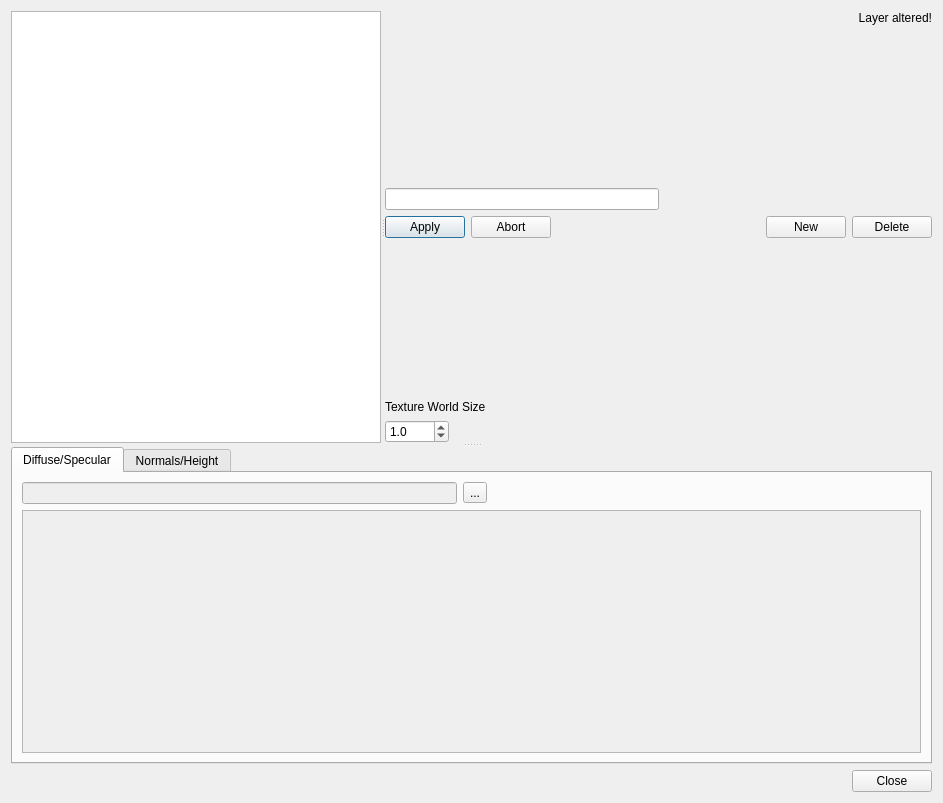
<?xml version="1.0" encoding="UTF-8"?>
<ui version="4.0">
 <class>LayerEditor</class>
 <widget class="QDialog" name="LayerEditor">
  <property name="geometry">
   <rect>
    <x>0</x>
    <y>0</y>
    <width>943</width>
    <height>803</height>
   </rect>
  </property>
  <property name="windowTitle">
   <string>Layer Editor</string>
  </property>
  <layout class="QVBoxLayout" name="verticalLayout_5">
   <item>
    <widget class="QSplitter" name="splitter_3">
     <property name="orientation">
      <enum>Qt::Vertical</enum>
     </property>
     <property name="childrenCollapsible">
      <bool>false</bool>
     </property>
     <widget class="QSplitter" name="splitter">
      <property name="sizePolicy">
       <sizepolicy hsizetype="Expanding" vsizetype="Preferred">
        <horstretch>0</horstretch>
        <verstretch>0</verstretch>
       </sizepolicy>
      </property>
      <property name="orientation">
       <enum>Qt::Horizontal</enum>
      </property>
      <widget class="QListView" name="layerList"/>
      <widget class="QWidget" name="layoutWidget">
       <layout class="QVBoxLayout" name="verticalLayout">
        <item>
         <widget class="QLabel" name="alterationIndicator">
          <property name="enabled">
           <bool>true</bool>
          </property>
          <property name="text">
           <string>Layer altered!</string>
          </property>
          <property name="alignment">
           <set>Qt::AlignRight|Qt::AlignTrailing|Qt::AlignVCenter</set>
          </property>
         </widget>
        </item>
        <item>
         <spacer name="verticalSpacer">
          <property name="orientation">
           <enum>Qt::Vertical</enum>
          </property>
          <property name="sizeHint" stdset="0">
           <size>
            <width>20</width>
            <height>40</height>
           </size>
          </property>
         </spacer>
        </item>
        <item>
         <layout class="QHBoxLayout" name="horizontalLayout_2">
          <item>
           <widget class="QLineEdit" name="layerName">
            <property name="text">
             <string/>
            </property>
           </widget>
          </item>
          <item>
           <spacer name="horizontalSpacer_2">
            <property name="orientation">
             <enum>Qt::Horizontal</enum>
            </property>
            <property name="sizeHint" stdset="0">
             <size>
              <width>40</width>
              <height>20</height>
             </size>
            </property>
           </spacer>
          </item>
         </layout>
        </item>
        <item>
         <layout class="QHBoxLayout" name="horizontalLayout">
          <item>
           <widget class="QPushButton" name="apply">
            <property name="text">
             <string>Apply</string>
            </property>
           </widget>
          </item>
          <item>
           <widget class="QPushButton" name="abort">
            <property name="text">
             <string>Abort</string>
            </property>
           </widget>
          </item>
          <item>
           <spacer name="horizontalSpacer_6">
            <property name="orientation">
             <enum>Qt::Horizontal</enum>
            </property>
            <property name="sizeHint" stdset="0">
             <size>
              <width>40</width>
              <height>20</height>
             </size>
            </property>
           </spacer>
          </item>
          <item>
           <widget class="QPushButton" name="newLayerButton">
            <property name="text">
             <string>New</string>
            </property>
           </widget>
          </item>
          <item>
           <widget class="QPushButton" name="deleteButton">
            <property name="text">
             <string>Delete</string>
            </property>
           </widget>
          </item>
         </layout>
        </item>
        <item>
         <spacer name="verticalSpacer_3">
          <property name="orientation">
           <enum>Qt::Vertical</enum>
          </property>
          <property name="sizeHint" stdset="0">
           <size>
            <width>20</width>
            <height>40</height>
           </size>
          </property>
         </spacer>
        </item>
        <item>
         <layout class="QVBoxLayout" name="verticalLayout_2">
          <item>
           <widget class="QLabel" name="label_2">
            <property name="text">
             <string>Texture World Size</string>
            </property>
           </widget>
          </item>
          <item>
           <layout class="QHBoxLayout" name="horizontalLayout_3">
            <item>
             <widget class="QDoubleSpinBox" name="textureScale">
              <property name="decimals">
               <number>1</number>
              </property>
              <property name="maximum">
               <double>1000.000000000000000</double>
              </property>
              <property name="value">
               <double>1.000000000000000</double>
              </property>
             </widget>
            </item>
            <item>
             <spacer name="horizontalSpacer_3">
              <property name="orientation">
               <enum>Qt::Horizontal</enum>
              </property>
              <property name="sizeHint" stdset="0">
               <size>
                <width>40</width>
                <height>20</height>
               </size>
              </property>
             </spacer>
            </item>
           </layout>
          </item>
         </layout>
        </item>
       </layout>
      </widget>
     </widget>
     <widget class="QTabWidget" name="tabWidget">
      <property name="currentIndex">
       <number>0</number>
      </property>
      <widget class="QWidget" name="tab">
       <attribute name="title">
        <string>Diffuse/Specular</string>
       </attribute>
       <layout class="QVBoxLayout" name="verticalLayout_3">
        <item>
         <layout class="QHBoxLayout" name="horizontalLayout_5">
          <item>
           <widget class="QLineEdit" name="diffuseTextureName">
            <property name="enabled">
             <bool>false</bool>
            </property>
           </widget>
          </item>
          <item>
           <widget class="QToolButton" name="diffuseTextureButton">
            <property name="text">
             <string>...</string>
            </property>
           </widget>
          </item>
          <item>
           <spacer name="horizontalSpacer_4">
            <property name="orientation">
             <enum>Qt::Horizontal</enum>
            </property>
            <property name="sizeHint" stdset="0">
             <size>
              <width>40</width>
              <height>20</height>
             </size>
            </property>
           </spacer>
          </item>
         </layout>
        </item>
        <item>
         <widget class="QScrollArea" name="scrollArea">
          <property name="widgetResizable">
           <bool>true</bool>
          </property>
          <widget class="QWidget" name="diffusePreview">
           <property name="geometry">
            <rect>
             <x>0</x>
             <y>0</y>
             <width>901</width>
             <height>224</height>
            </rect>
           </property>
          </widget>
         </widget>
        </item>
       </layout>
      </widget>
      <widget class="QWidget" name="tab_2">
       <attribute name="title">
        <string>Normals/Height</string>
       </attribute>
       <layout class="QVBoxLayout" name="verticalLayout_4">
        <item>
         <layout class="QHBoxLayout" name="horizontalLayout_6">
          <item>
           <widget class="QLineEdit" name="normalmapName">
            <property name="enabled">
             <bool>false</bool>
            </property>
           </widget>
          </item>
          <item>
           <widget class="QToolButton" name="normalmapButton">
            <property name="text">
             <string>...</string>
            </property>
           </widget>
          </item>
          <item>
           <spacer name="horizontalSpacer_5">
            <property name="orientation">
             <enum>Qt::Horizontal</enum>
            </property>
            <property name="sizeHint" stdset="0">
             <size>
              <width>40</width>
              <height>20</height>
             </size>
            </property>
           </spacer>
          </item>
         </layout>
        </item>
        <item>
         <widget class="QScrollArea" name="scrollArea_2">
          <property name="widgetResizable">
           <bool>true</bool>
          </property>
          <widget class="QWidget" name="normalPreview">
           <property name="geometry">
            <rect>
             <x>0</x>
             <y>0</y>
             <width>901</width>
             <height>224</height>
            </rect>
           </property>
          </widget>
         </widget>
        </item>
       </layout>
      </widget>
     </widget>
    </widget>
   </item>
   <item>
    <widget class="QDialogButtonBox" name="buttonBox">
     <property name="orientation">
      <enum>Qt::Horizontal</enum>
     </property>
     <property name="standardButtons">
      <set>QDialogButtonBox::Close</set>
     </property>
    </widget>
   </item>
  </layout>
  <action name="actionLayerAltered">
   <property name="text">
    <string>altered</string>
   </property>
  </action>
 </widget>
 <tabstops>
  <tabstop>layerList</tabstop>
  <tabstop>layerName</tabstop>
  <tabstop>apply</tabstop>
  <tabstop>abort</tabstop>
  <tabstop>deleteButton</tabstop>
  <tabstop>textureScale</tabstop>
  <tabstop>tabWidget</tabstop>
  <tabstop>diffuseTextureButton</tabstop>
  <tabstop>normalmapButton</tabstop>
  <tabstop>scrollArea_2</tabstop>
  <tabstop>diffuseTextureName</tabstop>
  <tabstop>scrollArea</tabstop>
  <tabstop>normalmapName</tabstop>
 </tabstops>
 <resources/>
 <connections>
  <connection>
   <sender>buttonBox</sender>
   <signal>accepted()</signal>
   <receiver>LayerEditor</receiver>
   <slot>accept()</slot>
   <hints>
    <hint type="sourcelabel">
     <x>257</x>
     <y>709</y>
    </hint>
    <hint type="destinationlabel">
     <x>157</x>
     <y>274</y>
    </hint>
   </hints>
  </connection>
  <connection>
   <sender>buttonBox</sender>
   <signal>rejected()</signal>
   <receiver>LayerEditor</receiver>
   <slot>reject()</slot>
   <hints>
    <hint type="sourcelabel">
     <x>325</x>
     <y>709</y>
    </hint>
    <hint type="destinationlabel">
     <x>286</x>
     <y>274</y>
    </hint>
   </hints>
  </connection>
  <connection>
   <sender>actionLayerAltered</sender>
   <signal>toggled(bool)</signal>
   <receiver>apply</receiver>
   <slot>setVisible(bool)</slot>
   <hints>
    <hint type="sourcelabel">
     <x>-1</x>
     <y>-1</y>
    </hint>
    <hint type="destinationlabel">
     <x>429</x>
     <y>218</y>
    </hint>
   </hints>
  </connection>
 </connections>
</ui>
